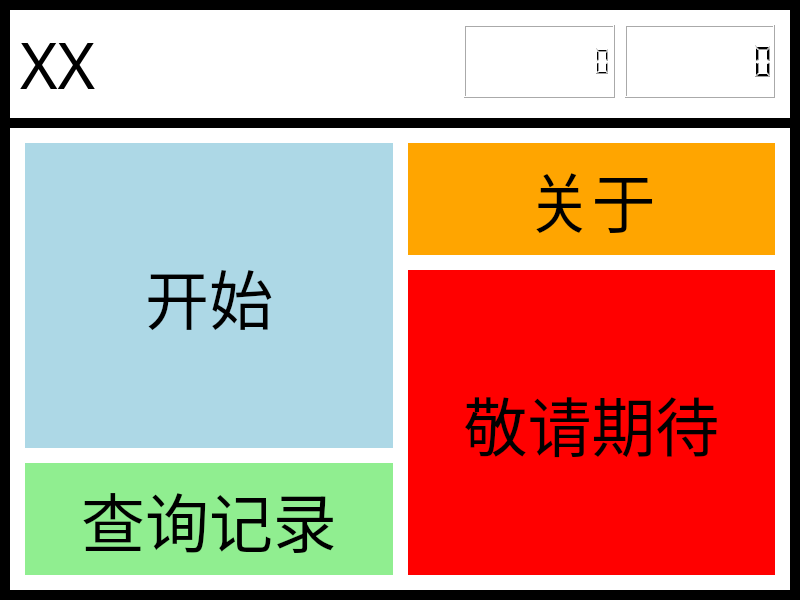
<?xml version="1.0" encoding="UTF-8"?>
<ui version="4.0">
 <class>CS_Contest</class>
 <widget class="QMainWindow" name="CS_Contest">
  <property name="geometry">
   <rect>
    <x>0</x>
    <y>0</y>
    <width>800</width>
    <height>600</height>
   </rect>
  </property>
  <property name="sizePolicy">
   <sizepolicy hsizetype="Preferred" vsizetype="Preferred">
    <horstretch>0</horstretch>
    <verstretch>0</verstretch>
   </sizepolicy>
  </property>
  <property name="minimumSize">
   <size>
    <width>0</width>
    <height>0</height>
   </size>
  </property>
  <property name="maximumSize">
   <size>
    <width>16777215</width>
    <height>16777215</height>
   </size>
  </property>
  <property name="windowTitle">
   <string>CS_Contest</string>
  </property>
  <property name="styleSheet">
   <string notr="true">background-color:black;</string>
  </property>
  <widget class="QWidget" name="centralwidget">
   <property name="sizePolicy">
    <sizepolicy hsizetype="Preferred" vsizetype="Preferred">
     <horstretch>0</horstretch>
     <verstretch>0</verstretch>
    </sizepolicy>
   </property>
   <layout class="QVBoxLayout" name="verticalLayout" stretch="0,6">
    <property name="spacing">
     <number>10</number>
    </property>
    <property name="leftMargin">
     <number>10</number>
    </property>
    <property name="topMargin">
     <number>10</number>
    </property>
    <property name="rightMargin">
     <number>10</number>
    </property>
    <property name="bottomMargin">
     <number>10</number>
    </property>
    <item>
     <widget class="QWidget" name="areaOfTop" native="true">
      <property name="styleSheet">
       <string notr="true">background-color:white;</string>
      </property>
      <layout class="QHBoxLayout" name="horizontalLayout_2" stretch="3,1,3">
       <property name="spacing">
        <number>10</number>
       </property>
       <property name="leftMargin">
        <number>10</number>
       </property>
       <property name="topMargin">
        <number>10</number>
       </property>
       <property name="rightMargin">
        <number>10</number>
       </property>
       <property name="bottomMargin">
        <number>10</number>
       </property>
       <item>
        <widget class="QLabel" name="textOfTitle">
         <property name="font">
          <font>
           <family>华文彩云</family>
           <pointsize>48</pointsize>
          </font>
         </property>
         <property name="text">
          <string>XX</string>
         </property>
         <property name="textFormat">
          <enum>Qt::AutoText</enum>
         </property>
        </widget>
       </item>
       <item>
        <spacer name="horizontalSpacer">
         <property name="orientation">
          <enum>Qt::Horizontal</enum>
         </property>
         <property name="sizeHint" stdset="0">
          <size>
           <width>40</width>
           <height>20</height>
          </size>
         </property>
        </spacer>
       </item>
       <item>
        <widget class="QWidget" name="areaOfTime" native="true">
         <property name="styleSheet">
          <string notr="true">background-color:white;</string>
         </property>
         <layout class="QGridLayout" name="gridLayout_2" rowstretch="1,1" columnstretch="1,1" rowminimumheight="1,1" columnminimumwidth="1,1">
          <property name="leftMargin">
           <number>5</number>
          </property>
          <property name="topMargin">
           <number>5</number>
          </property>
          <property name="rightMargin">
           <number>5</number>
          </property>
          <property name="bottomMargin">
           <number>10</number>
          </property>
          <property name="horizontalSpacing">
           <number>10</number>
          </property>
          <property name="verticalSpacing">
           <number>5</number>
          </property>
          <item row="0" column="0" rowspan="2">
           <widget class="QLCDNumber" name="timeOfYMD">
            <property name="smallDecimalPoint">
             <bool>false</bool>
            </property>
            <property name="digitCount">
             <number>10</number>
            </property>
            <property name="mode">
             <enum>QLCDNumber::Hex</enum>
            </property>
           </widget>
          </item>
          <item row="0" column="1" rowspan="2">
           <widget class="QLCDNumber" name="timeOfHMS">
            <property name="smallDecimalPoint">
             <bool>false</bool>
            </property>
            <property name="digitCount">
             <number>8</number>
            </property>
            <property name="mode">
             <enum>QLCDNumber::Hex</enum>
            </property>
            <property name="intValue" stdset="0">
             <number>0</number>
            </property>
           </widget>
          </item>
         </layout>
        </widget>
       </item>
      </layout>
     </widget>
    </item>
    <item>
     <widget class="QWidget" name="areaOfBottom" native="true">
      <property name="styleSheet">
       <string notr="true">background-color:white;</string>
      </property>
      <layout class="QGridLayout" name="gridLayout" rowstretch="1,2,1" columnstretch="1,1" rowminimumheight="1,2,1" columnminimumwidth="1,1">
       <property name="leftMargin">
        <number>15</number>
       </property>
       <property name="topMargin">
        <number>15</number>
       </property>
       <property name="rightMargin">
        <number>15</number>
       </property>
       <property name="bottomMargin">
        <number>15</number>
       </property>
       <property name="spacing">
        <number>15</number>
       </property>
       <item row="0" column="0" rowspan="2">
        <widget class="QWidget" name="areaOfStart" native="true">
         <property name="styleSheet">
          <string notr="true">background-color:lightblue;</string>
         </property>
         <layout class="QVBoxLayout" name="verticalLayout_2">
          <item>
           <widget class="clickLabel" name="textOfStart">
            <property name="font">
             <font>
              <family>华文琥珀</family>
              <pointsize>48</pointsize>
             </font>
            </property>
            <property name="text">
             <string>开始</string>
            </property>
            <property name="textFormat">
             <enum>Qt::AutoText</enum>
            </property>
            <property name="alignment">
             <set>Qt::AlignCenter</set>
            </property>
           </widget>
          </item>
         </layout>
        </widget>
       </item>
       <item row="0" column="1">
        <widget class="QWidget" name="areaOfAbout" native="true">
         <property name="styleSheet">
          <string notr="true">background-color:orange;</string>
         </property>
         <layout class="QVBoxLayout" name="verticalLayout_3">
          <item>
           <widget class="clickLabel" name="textOfAbout">
            <property name="font">
             <font>
              <family>华文琥珀</family>
              <pointsize>48</pointsize>
             </font>
            </property>
            <property name="text">
             <string>关于</string>
            </property>
            <property name="textFormat">
             <enum>Qt::AutoText</enum>
            </property>
            <property name="alignment">
             <set>Qt::AlignCenter</set>
            </property>
           </widget>
          </item>
         </layout>
        </widget>
       </item>
       <item row="1" column="1" rowspan="2">
        <widget class="QWidget" name="areaOfMore" native="true">
         <property name="styleSheet">
          <string notr="true">background-color:red;</string>
         </property>
         <layout class="QVBoxLayout" name="verticalLayout_4">
          <item>
           <widget class="clickLabel" name="textOfMore">
            <property name="font">
             <font>
              <family>华文琥珀</family>
              <pointsize>48</pointsize>
             </font>
            </property>
            <property name="text">
             <string>敬请期待</string>
            </property>
            <property name="textFormat">
             <enum>Qt::AutoText</enum>
            </property>
            <property name="alignment">
             <set>Qt::AlignCenter</set>
            </property>
           </widget>
          </item>
         </layout>
        </widget>
       </item>
       <item row="2" column="0">
        <widget class="QWidget" name="areaOfSearch" native="true">
         <property name="styleSheet">
          <string notr="true">background-color:lightgreen;</string>
         </property>
         <layout class="QVBoxLayout" name="verticalLayout_5">
          <item>
           <widget class="clickLabel" name="textOfSearch">
            <property name="font">
             <font>
              <family>华文琥珀</family>
              <pointsize>48</pointsize>
             </font>
            </property>
            <property name="text">
             <string>查询记录</string>
            </property>
            <property name="textFormat">
             <enum>Qt::AutoText</enum>
            </property>
            <property name="alignment">
             <set>Qt::AlignCenter</set>
            </property>
           </widget>
          </item>
         </layout>
        </widget>
       </item>
      </layout>
     </widget>
    </item>
   </layout>
  </widget>
  <action name="actionOpen">
   <property name="text">
    <string>Open File</string>
   </property>
  </action>
  <action name="actionExit">
   <property name="text">
    <string>Exit</string>
   </property>
  </action>
 </widget>
 <customwidgets>
  <customwidget>
   <class>clickLabel</class>
   <extends>QLabel</extends>
   <header>clicklabel.h</header>
  </customwidget>
 </customwidgets>
 <resources/>
 <connections/>
</ui>
